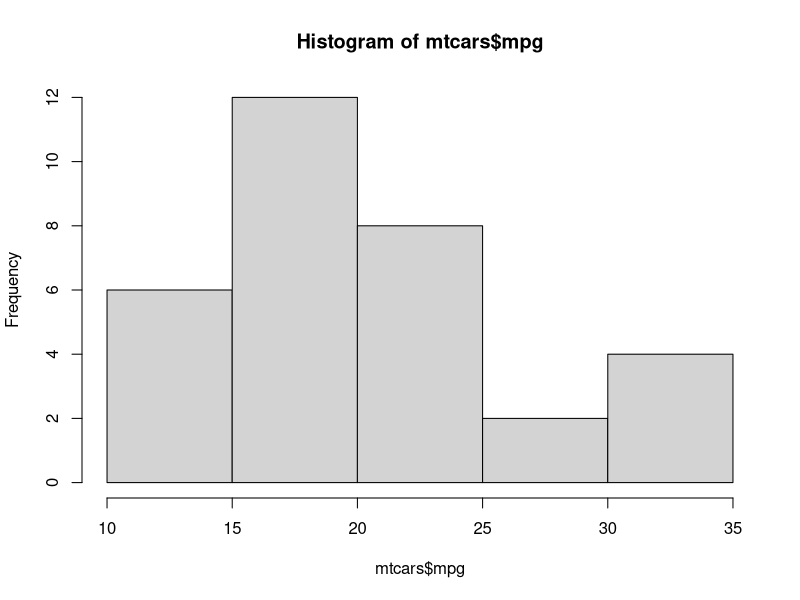
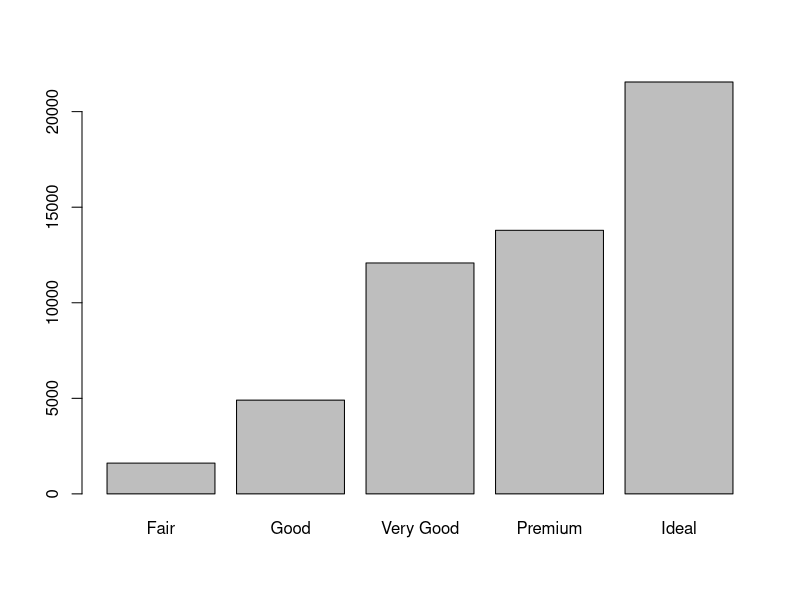
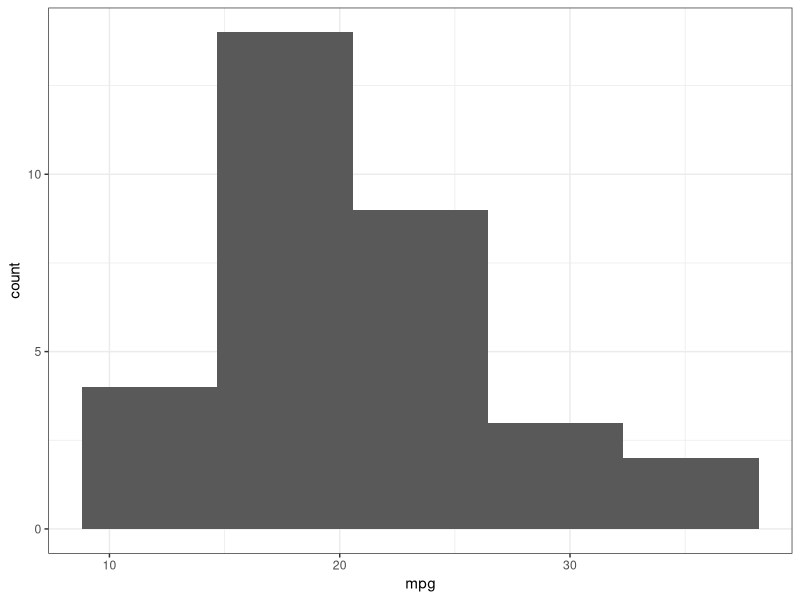
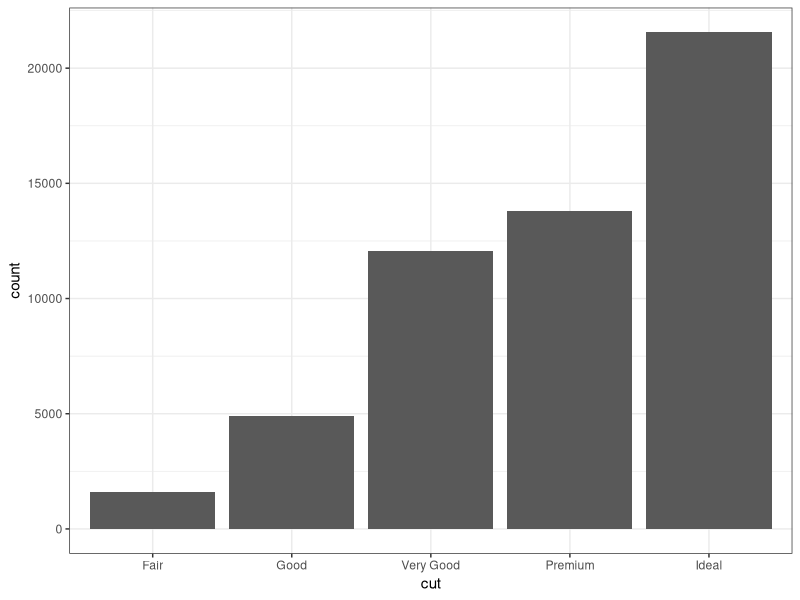
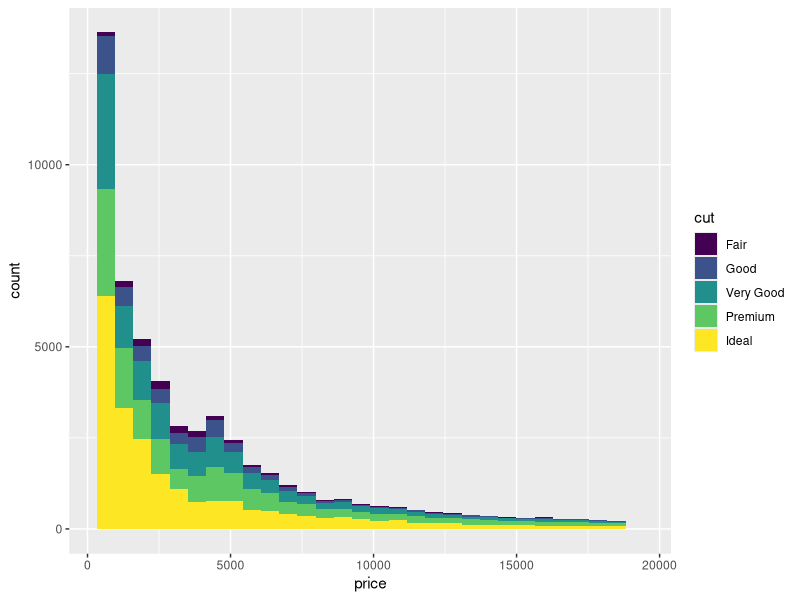
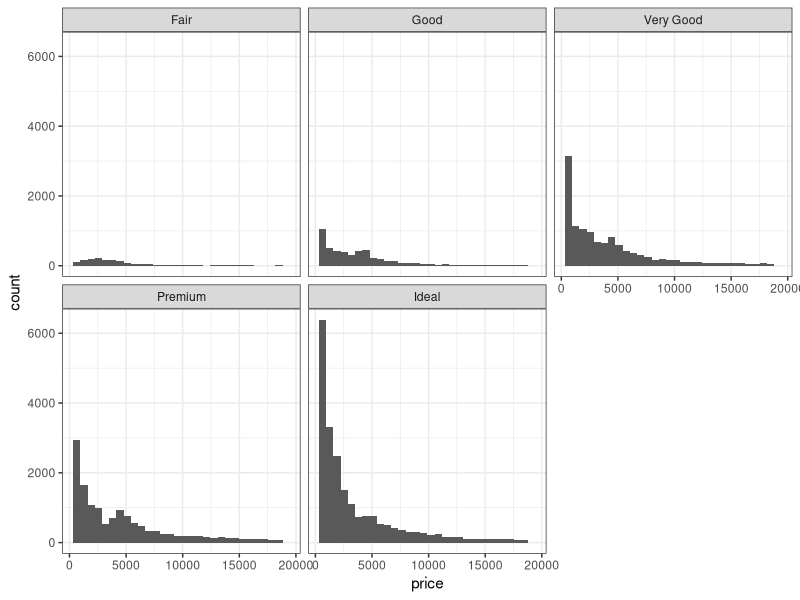
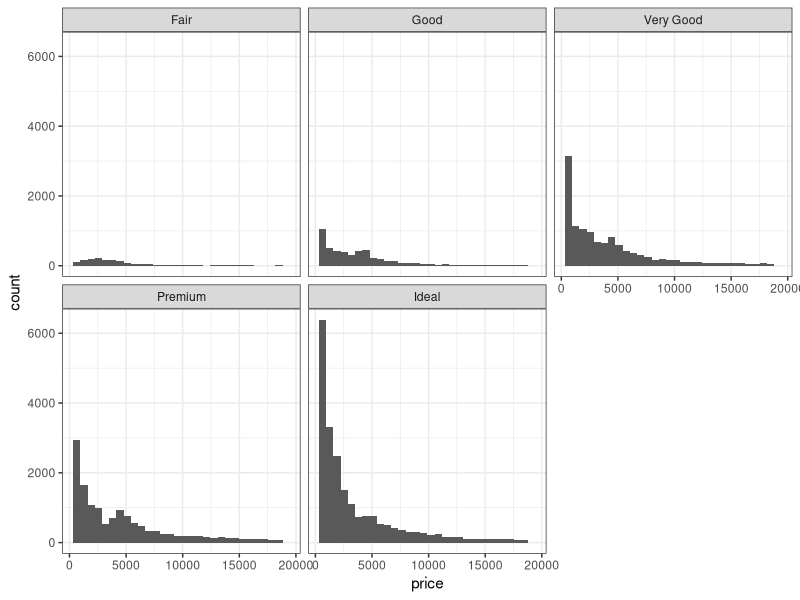

Write the R code that produced these figures, in order.
## ---- chunk 1
knitr::opts_chunk$set(echo = TRUE)
## ---- chunk 2
# x is a vector in a data.frame
# cut is the number of unique values that classify a varible as continuous
get_type <- function(x){
  # if the variable is not numeric return discrete 
  if(is.numeric(x) == FALSE){type <- 'discrete'} 
  
  # if the variable is numeric but has less than 5 unique values return discrete
  else if(length(unique(x))<5){type <- 'discrete'}
  
  # everything else mark continuous
  else{type <- 'continuous'}
  
  
  return(type)
}

get_type(mtcars$cyl)
## ---- chunk 3
hist(mtcars$mpg)
## ---- chunk 4
library(ggplot2)
#diamonds data is in ggplot2
plot(diamonds$cut)
## ---- chunk 5
library(ggplot2)
ggplot(data = mtcars, aes_string("mpg")) + 
  geom_histogram(bins = 5) + # manually set number of bins defualt is 30 
  theme_bw() # makes the background white
## ---- chunk 6
ggplot(data = diamonds, aes_string("cut")) + 
  geom_histogram(stat = 'count') + # add stat = count for histogram of a string
  theme_bw() # makes the background white
## ---- chunk 7
ggplot(data = diamonds, aes_string('price', fill = 'cut')) + # fill is used to descirbe the variable to group and color by 
  geom_histogram() 
  theme_bw() # makes the background white
## ---- chunk 8

# a friendly shiny way 
ggplot(data = diamonds, aes_string('price')) + 
  geom_histogram() + 
  facet_wrap(~get('cut')) + # facet wrap makes the pannel get() is what allows 'cut' to be read as cut
  theme_bw() # makes the background white

# a less friendly shiny way
ggplot(data = diamonds, aes_string('price')) + 
  geom_histogram() + 
  facet_wrap(~cut) + # note cut is not in '' which is how an input$ would come in 
  theme_bw() 

